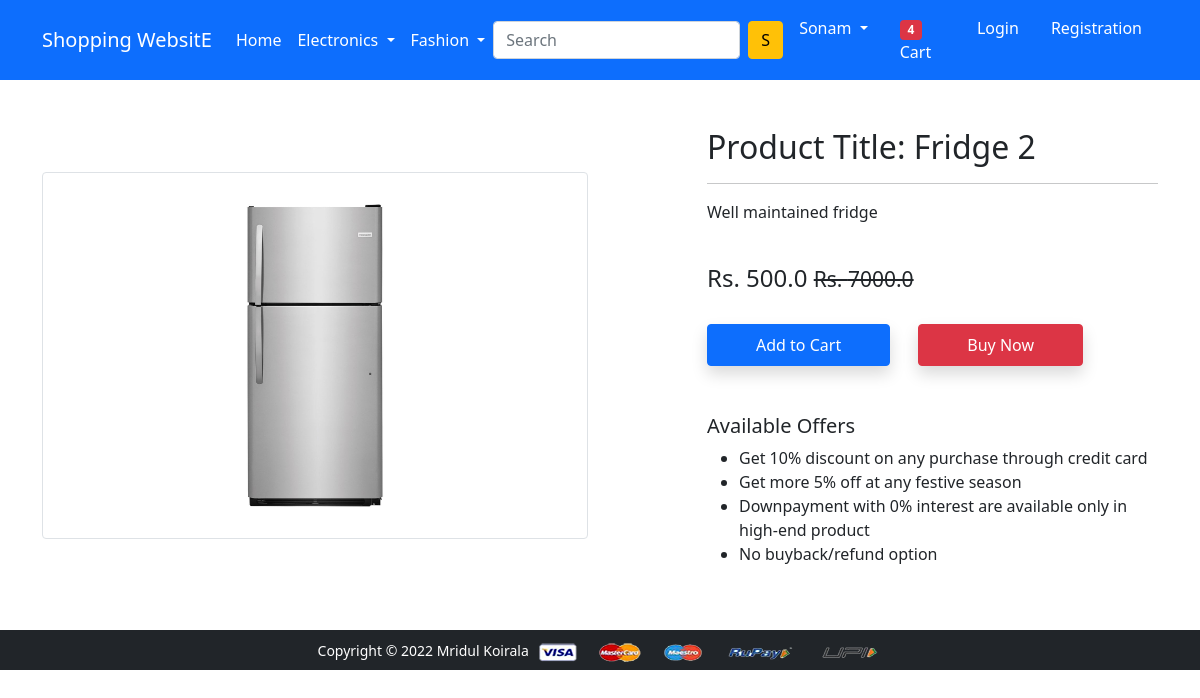
/product-detail/3, run on an earlier commit of the app's database.
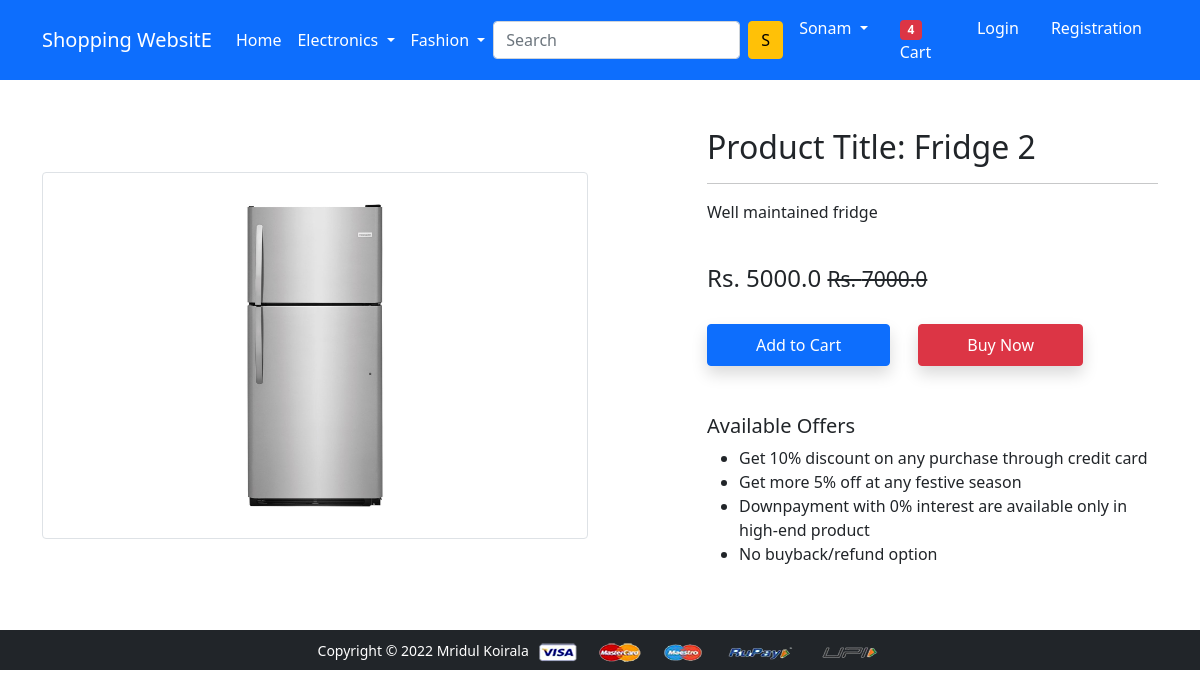
And on a later commit of the database.
### app/models.py (models this page shows, shortened)
class Product(models.Model):
    title = models.CharField(max_length=100)
    selling_price = models.FloatField()
    discounted_price = models.FloatField()
    description = models.TextField()
    brand = models.CharField(max_length=100)
    category = models.CharField(choices=CATEGORY_CHOICES, max_length=2)
    product_image = models.ImageField(upload_to='productimg')

### app/views.py (the view)
# urls.py: path('product-detail/<int:pk>', views.ProduvtDetailView.as_view(), name='product-detail'),
class ProduvtDetailView(View):
    def get(self, request, pk):
        product = Product.objects.get(pk=pk)
        return render(request, 'app/productdetail.html', {'product':product})

### app/templates/app/productdetail.html (shortened to what this page needs)
{% extends 'app/base.html' %}
{% load static %}
{% block main-content %}
<div class="container my-5">
 <div class="row">
  <div class="col-sm-6 text-center align-self-center">
   <img src="{{product.product_image.url}}" alt="" class="img-fluid img-thumbnail">
  </div>
  <div class="col-sm-5 offset-sm-1">
   <h2>Product Title: {{product.title}}</h2>
   <hr>
   <p>{{product.description}}</p> <br>
   <h4>Rs. {{product.discounted_price}} <small class="fw-light text-decoration-line-through"> Rs. {{product.selling_price}} </small></h4> <br>
   <a href="{% url 'add-to-cart' %}" class="btn btn-primary shadow px-5 py-2">Add to Cart</a>
   <a href="{% url 'buy-now' %}" class="btn btn-danger shadow px-5 py-2 ms-4">Buy Now</a>
   <h5 class="mt-5">Available Offers</h5>
   <ul>
    <li>Get 10% discount on any purchase through credit card</li>
    <li>Get more 5% off at any festive season</li>
    <li>Downpayment with 0% interest are available only in high-end product</li>
    <li>No buyback/refund option</li>
   </ul>
  </div>
 </div>
</div>
{% endblock main-content %}

### app/templates/app/base.html (shortened to what this page needs)
<!doctype html>
{% load static %}
<html lang="en">
  <head>
    <link href="https://cdn.jsdelivr.net/npm/bootstrap@5.0.0-beta1/dist/css/bootstrap.min.css" rel="stylesheet">
    <link rel="stylesheet" href="{% static 'app/css/owl.carousel.min.css' %}">
    <link rel="stylesheet" href="{% static 'app/css/all.min.css' %}">
    <link rel="stylesheet" href="{% static 'app/css/style.css' %}">
  </head>
  <body>
    <nav class="navbar navbar-expand-lg navbar-dark bg-primary">
     <div class="container">
       <a class="navbar-brand" href="/">Shopping WebsitE</a>
       <div class="collapse navbar-collapse" id="navbarSupportedContent">
         <ul class="navbar-nav me-auto mb-2 mb-lg-0">
           <li class="nav-item">
             <a class="nav-link active" aria-current="page" href="/">Home</a>
           </li>
           <li class="nav-item dropdown">
             <a class="nav-link dropdown-toggle text-white" href="#" id="electronicsDropdown" role="button" data-bs-toggle="dropdown" aria-expanded="false">
               Electronics
             </a>
           </li>
           <li class="nav-item dropdown">
             <a class="nav-link dropdown-toggle text-white" href="#" id="fashionDropdown" role="button" data-bs-toggle="dropdown" aria-expanded="false">
               Fashion
             </a>
           </li>
         </ul>
         <form class="d-flex">
           <input class="form-control me-2" type="search" placeholder="Search" aria-label="Search">
           <button class="btn btn-warning" type="submit">S</button>
         </form>
         <div>
          <ul class="navbar-nav me-auto mb-2 mb-lg-0">
           <li class="nav-item dropdown mx-2">
              <a class="nav-link dropdown-toggle text-white" href="#" id="profileDropdown" role="button" data-bs-toggle="dropdown" aria-expanded="false">
                Sonam
              </a>
            </li>
            <li class="nav-item mx-2">
             <a href="{% url 'add-to-cart' %}" class="nav-link text-white"><span class="badge bg-danger">4</span> Cart </a>
            </li>
            <li class="nav-item mx-2">
             <a href="{% url 'login' %}" class="nav-link text-white">Login</a>
            </li>
            <li class="nav-item mx-2">
             <a href="{% url 'customerregistration' %}" class="nav-link text-white">Registration</a>
            </li>
          </ul>
         </div>
       </div>
     </div>
    </nav>
    {% block main-content %} {% endblock main-content %}
    <footer class="container-fluid bg-dark text-center p-2 mt-5">
        <small class="text-white">Copyright &copy; 2022 Mridul Koirala </small>
        <img src="{% static 'app/images/payment.png' %}" alt="" srcset="" class="img-fluid" height="2px">
    </footer>
  </body>
</html>

What changed in the data, as far as the page shows it:
changed Product "Fridge 2": discounted_price "500.0" → "5000.0"
